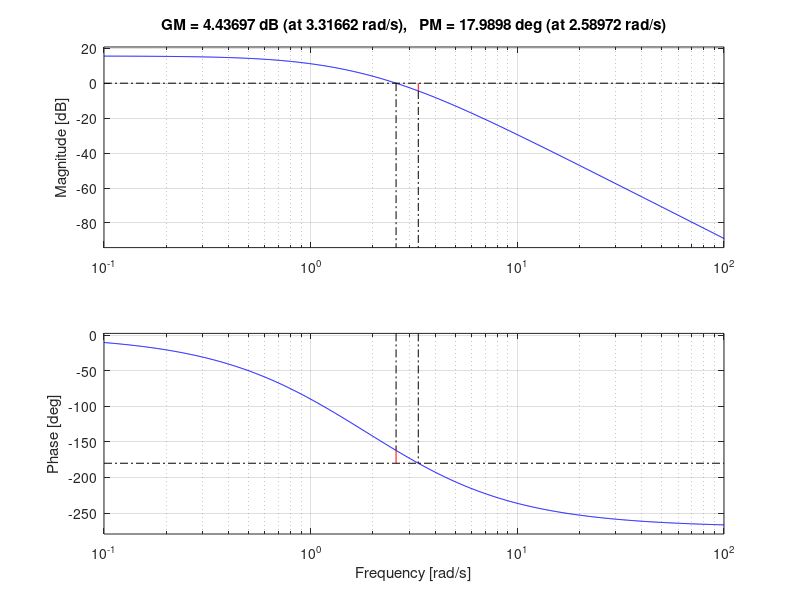
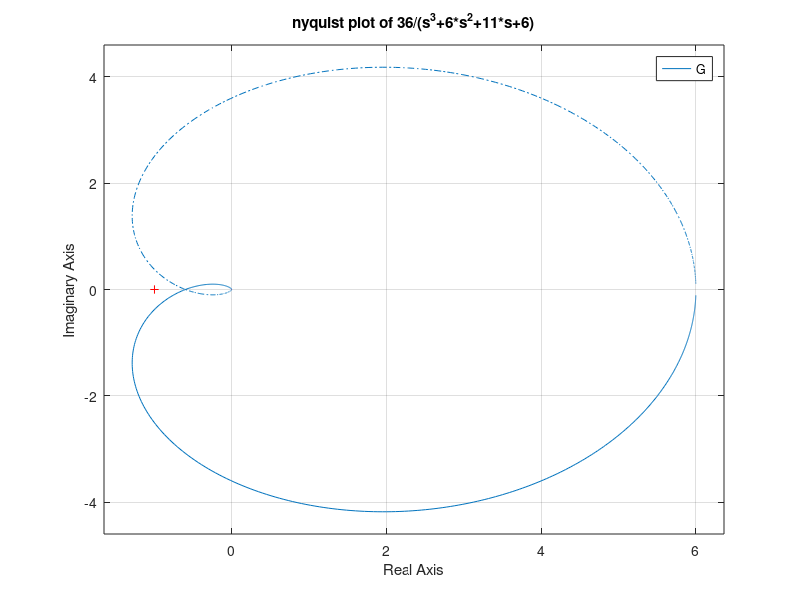
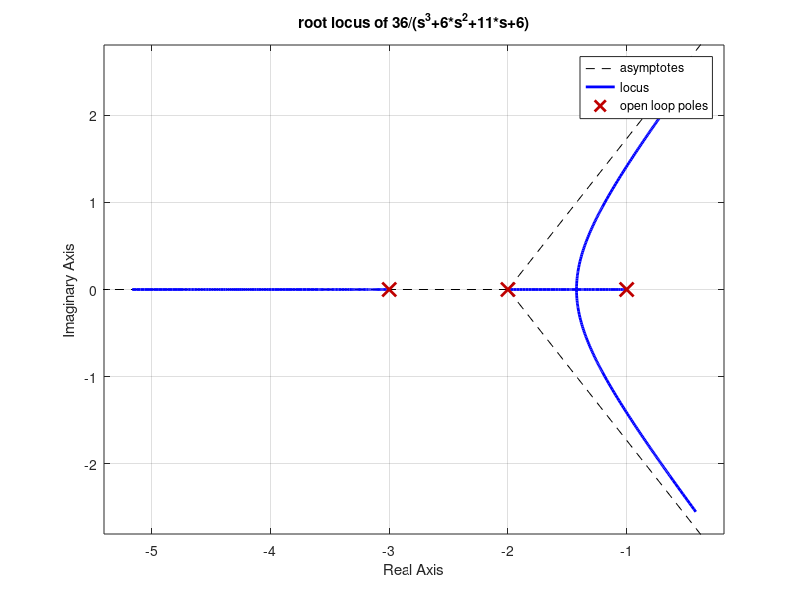
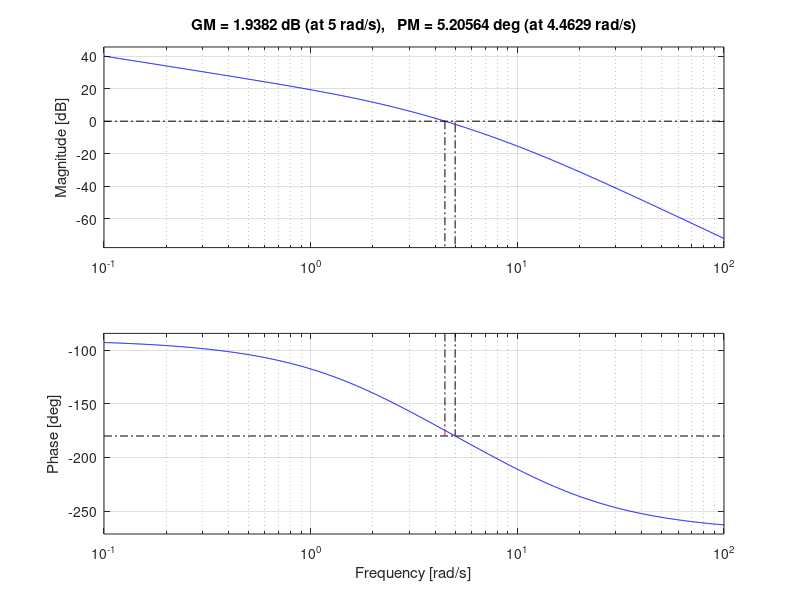

Write MATLAB code to recreate these figures, in order.
%%c)Comparative study of Bode,Nyquist and Root locus with respect to stability

%%1.Transfer function G(s)==k/(s^3+6s^2++11s+6)
num=[0 36];
den=[1 6 11 6];
G=tf(num,den);
figure(1)
bode(G);
margin(G);
title(' Bode plot of 36/(s^3+6*s^2+11*s+6)');
margin(G);
figure(2);
nyquist(G);
title('nyquist plot of 36/(s^3+6*s^2+11*s+6)');
figure(3);
rlocus(G);
title('root locus of 36/(s^3+6*s^2+11*s+6)');

%%2.Transfer function G(s)=10/{s(1+0.4s)(1+0.1s)}
G=zpk([],[0 -2.5 -10],250);
figure(4)
bode(G);
margin(G);
title(' Bode plot of 10/{s(0.4s+1)(0.1s+1)}');
margin(G);
figure(5);
nyquist(G);
title('nyquist plot of 10/{s(0.4s+1)(0.1s+1)}');
figure(6);
rlocus(G);
title('root locus of 10/{s(0.4s+1)(0.1s+1)}');

%%3.Transfer function G(s)=1/{s(s+1)(s+2)}
G=zpk([],[0 -1 -2],1);
figure(7)
bode(G);
margin(G);
title(' Bode plot of 1/{s(s+1)(s+2)}');
margin(G);
figure(8);
nyquist(G);
title('nyquist plot of 1/{s(s+1)(s+2)}');
figure(9);
rlocus(G);
title('root locus of 1/{s(s+1)(s+2)}');
